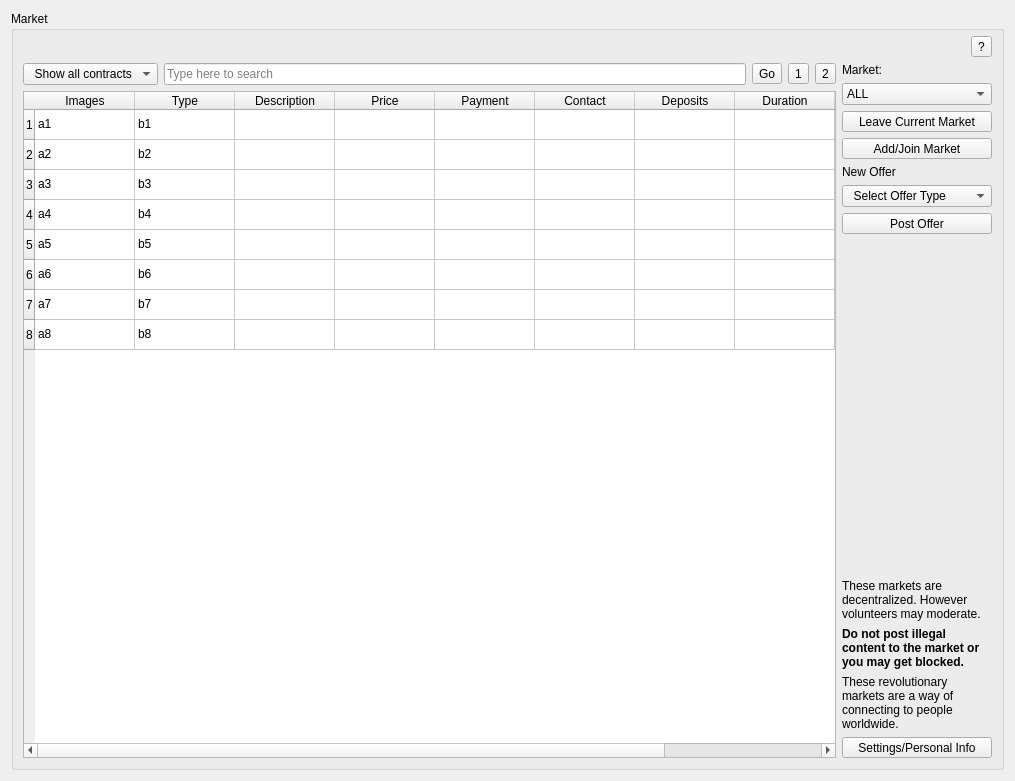
<?xml version="1.0" encoding="UTF-8"?>
<ui version="4.0">
 <class>Market</class>
 <widget class="QWidget" name="Market">
  <property name="geometry">
   <rect>
    <x>0</x>
    <y>0</y>
    <width>1015</width>
    <height>781</height>
   </rect>
  </property>
  <layout class="QGridLayout" name="gridLayout_2">
   <item row="0" column="0">
    <widget class="QGroupBox" name="gb_market">
     <property name="title">
      <string>Market</string>
     </property>
     <layout class="QGridLayout" name="gridLayout" columnstretch="20,1">
      <property name="topMargin">
       <number>5</number>
      </property>
      <item row="0" column="0" colspan="2">
       <layout class="QHBoxLayout" name="horizontalLayout">
        <item>
         <spacer name="horizontalSpacer">
          <property name="orientation">
           <enum>Qt::Horizontal</enum>
          </property>
          <property name="sizeHint" stdset="0">
           <size>
            <width>40</width>
            <height>20</height>
           </size>
          </property>
         </spacer>
        </item>
        <item>
         <widget class="QToolButton" name="ExplainMarket">
          <property name="toolTip">
           <string>Help</string>
          </property>
          <property name="text">
           <string>?</string>
          </property>
          <property name="iconSize">
           <size>
            <width>20</width>
            <height>20</height>
           </size>
          </property>
         </widget>
        </item>
       </layout>
      </item>
      <item row="1" column="0">
       <layout class="QHBoxLayout" name="horizontalLayout_2">
        <item>
         <widget class="QComboBox" name="ShowWhat">
          <item>
           <property name="text">
            <string>  Show all contracts</string>
           </property>
          </item>
          <item>
           <property name="text">
            <string>  Selling Coins</string>
           </property>
          </item>
          <item>
           <property name="text">
            <string>  Buying Coins</string>
           </property>
          </item>
          <item>
           <property name="text">
            <string>  Selling Items</string>
           </property>
          </item>
          <item>
           <property name="text">
            <string>  Buying Items</string>
           </property>
          </item>
          <item>
           <property name="text">
            <string>  Auctions</string>
           </property>
          </item>
          <item>
           <property name="text">
            <string>  Reverse Auctions</string>
           </property>
          </item>
          <item>
           <property name="text">
            <string>  Job Offers</string>
           </property>
          </item>
          <item>
           <property name="text">
            <string>  Employee Search</string>
           </property>
          </item>
          <item>
           <property name="text">
            <string>  Barter</string>
           </property>
          </item>
          <item>
           <property name="text">
            <string>  Misc</string>
           </property>
          </item>
         </widget>
        </item>
        <item>
         <widget class="QLineEdit" name="SearchEdit">
          <property name="placeholderText">
           <string>Type here to search</string>
          </property>
         </widget>
        </item>
        <item>
         <widget class="QToolButton" name="Search">
          <property name="toolTip">
           <string>Search</string>
          </property>
          <property name="text">
           <string>Go</string>
          </property>
          <property name="iconSize">
           <size>
            <width>20</width>
            <height>20</height>
           </size>
          </property>
         </widget>
        </item>
        <item>
         <widget class="QToolButton" name="tb_list">
          <property name="text">
           <string>1</string>
          </property>
         </widget>
        </item>
        <item>
         <widget class="QToolButton" name="tb_cards">
          <property name="text">
           <string>2</string>
          </property>
         </widget>
        </item>
       </layout>
      </item>
      <item row="1" column="1" rowspan="2">
       <layout class="QVBoxLayout" name="verticalLayout">
        <item>
         <widget class="QLabel" name="label_4">
          <property name="text">
           <string>Market:</string>
          </property>
         </widget>
        </item>
        <item>
         <widget class="QComboBox" name="MarketBox">
          <item>
           <property name="text">
            <string>ALL</string>
           </property>
          </item>
         </widget>
        </item>
        <item>
         <widget class="QToolButton" name="LeaveChan">
          <property name="sizePolicy">
           <sizepolicy hsizetype="Expanding" vsizetype="Fixed">
            <horstretch>0</horstretch>
            <verstretch>0</verstretch>
           </sizepolicy>
          </property>
          <property name="toolTip">
           <string>Leave Current Market</string>
          </property>
          <property name="text">
           <string>Leave Current Market</string>
          </property>
          <property name="iconSize">
           <size>
            <width>20</width>
            <height>20</height>
           </size>
          </property>
         </widget>
        </item>
        <item>
         <widget class="QToolButton" name="JoinChan">
          <property name="sizePolicy">
           <sizepolicy hsizetype="Expanding" vsizetype="Fixed">
            <horstretch>0</horstretch>
            <verstretch>0</verstretch>
           </sizepolicy>
          </property>
          <property name="toolTip">
           <string>Add / Join Market</string>
          </property>
          <property name="text">
           <string>Add/Join Market</string>
          </property>
          <property name="iconSize">
           <size>
            <width>20</width>
            <height>20</height>
           </size>
          </property>
         </widget>
        </item>
        <item>
         <widget class="QLabel" name="label">
          <property name="text">
           <string>New Offer</string>
          </property>
         </widget>
        </item>
        <item>
         <widget class="QComboBox" name="OfferBox">
          <item>
           <property name="text">
            <string>  Select Offer Type</string>
           </property>
          </item>
          <item>
           <property name="text">
            <string>  Buy Coins With Cash</string>
           </property>
          </item>
          <item>
           <property name="text">
            <string>  Sell Something</string>
           </property>
          </item>
          <item>
           <property name="text">
            <string>  Buy Something</string>
           </property>
          </item>
          <item>
           <property name="text">
            <string>  Employ Someone</string>
           </property>
          </item>
          <item>
           <property name="text">
            <string>  Find A Job</string>
           </property>
          </item>
          <item>
           <property name="text">
            <string>  Barter Items</string>
           </property>
          </item>
          <item>
           <property name="text">
            <string>  Custom Offer</string>
           </property>
          </item>
         </widget>
        </item>
        <item>
         <widget class="QToolButton" name="PostToMarket">
          <property name="sizePolicy">
           <sizepolicy hsizetype="Expanding" vsizetype="Fixed">
            <horstretch>0</horstretch>
            <verstretch>0</verstretch>
           </sizepolicy>
          </property>
          <property name="toolTip">
           <string>Post Offer</string>
          </property>
          <property name="text">
           <string>Post Offer</string>
          </property>
          <property name="iconSize">
           <size>
            <width>20</width>
            <height>20</height>
           </size>
          </property>
         </widget>
        </item>
        <item>
         <spacer name="verticalSpacer">
          <property name="orientation">
           <enum>Qt::Vertical</enum>
          </property>
          <property name="sizeHint" stdset="0">
           <size>
            <width>20</width>
            <height>40</height>
           </size>
          </property>
         </spacer>
        </item>
        <item>
         <widget class="QLabel" name="label_2">
          <property name="text">
           <string>These markets are decentralized. However volunteers may moderate.</string>
          </property>
          <property name="wordWrap">
           <bool>true</bool>
          </property>
         </widget>
        </item>
        <item>
         <widget class="QLabel" name="l_noPostIllegal">
          <property name="font">
           <font>
            <weight>75</weight>
            <bold>true</bold>
           </font>
          </property>
          <property name="text">
           <string>Do not post illegal content to the market or you may get blocked.</string>
          </property>
          <property name="wordWrap">
           <bool>true</bool>
          </property>
         </widget>
        </item>
        <item>
         <widget class="QLabel" name="MarketRules">
          <property name="text">
           <string>These revolutionary markets are a way of connecting to people worldwide.</string>
          </property>
          <property name="wordWrap">
           <bool>true</bool>
          </property>
         </widget>
        </item>
        <item>
         <widget class="QToolButton" name="SettingsMarket">
          <property name="sizePolicy">
           <sizepolicy hsizetype="Expanding" vsizetype="Fixed">
            <horstretch>0</horstretch>
            <verstretch>0</verstretch>
           </sizepolicy>
          </property>
          <property name="toolTip">
           <string>Settings / Personal Info</string>
          </property>
          <property name="text">
           <string>Settings/Personal Info</string>
          </property>
          <property name="iconSize">
           <size>
            <width>20</width>
            <height>20</height>
           </size>
          </property>
         </widget>
        </item>
       </layout>
      </item>
      <item row="2" column="0">
       <widget class="QStackedWidget" name="st_tables">
        <property name="currentIndex">
         <number>0</number>
        </property>
        <widget class="QWidget" name="page_table">
         <layout class="QGridLayout" name="gridLayout_3">
          <property name="leftMargin">
           <number>0</number>
          </property>
          <property name="topMargin">
           <number>0</number>
          </property>
          <property name="rightMargin">
           <number>0</number>
          </property>
          <property name="bottomMargin">
           <number>0</number>
          </property>
          <item row="0" column="0">
           <widget class="QTableWidget" name="OfferTable">
            <property name="layoutDirection">
             <enum>Qt::LeftToRight</enum>
            </property>
            <property name="autoFillBackground">
             <bool>false</bool>
            </property>
            <attribute name="horizontalHeaderStretchLastSection">
             <bool>true</bool>
            </attribute>
            <row>
             <property name="text">
              <string>1</string>
             </property>
            </row>
            <row>
             <property name="text">
              <string>2</string>
             </property>
            </row>
            <row>
             <property name="text">
              <string>3</string>
             </property>
            </row>
            <row>
             <property name="text">
              <string>4</string>
             </property>
            </row>
            <row>
             <property name="text">
              <string>5</string>
             </property>
            </row>
            <row>
             <property name="text">
              <string>6</string>
             </property>
            </row>
            <row>
             <property name="text">
              <string>7</string>
             </property>
            </row>
            <row>
             <property name="text">
              <string>8</string>
             </property>
            </row>
            <column>
             <property name="text">
              <string>Images</string>
             </property>
            </column>
            <column>
             <property name="text">
              <string>Type</string>
             </property>
            </column>
            <column>
             <property name="text">
              <string>Description</string>
             </property>
            </column>
            <column>
             <property name="text">
              <string>Price</string>
             </property>
            </column>
            <column>
             <property name="text">
              <string>Payment</string>
             </property>
            </column>
            <column>
             <property name="text">
              <string>Contact</string>
             </property>
            </column>
            <column>
             <property name="text">
              <string>Deposits</string>
             </property>
            </column>
            <column>
             <property name="text">
              <string>Duration</string>
             </property>
            </column>
            <column>
             <property name="text">
              <string>Escrow</string>
             </property>
            </column>
            <column>
             <property name="text">
              <string>Date</string>
             </property>
            </column>
            <item row="0" column="0">
             <property name="text">
              <string>a1</string>
             </property>
            </item>
            <item row="0" column="1">
             <property name="text">
              <string>b1</string>
             </property>
            </item>
            <item row="1" column="0">
             <property name="text">
              <string>a2</string>
             </property>
            </item>
            <item row="1" column="1">
             <property name="text">
              <string>b2</string>
             </property>
            </item>
            <item row="2" column="0">
             <property name="text">
              <string>a3</string>
             </property>
            </item>
            <item row="2" column="1">
             <property name="text">
              <string>b3</string>
             </property>
            </item>
            <item row="3" column="0">
             <property name="text">
              <string>a4</string>
             </property>
            </item>
            <item row="3" column="1">
             <property name="text">
              <string>b4</string>
             </property>
            </item>
            <item row="4" column="0">
             <property name="text">
              <string>a5</string>
             </property>
            </item>
            <item row="4" column="1">
             <property name="text">
              <string>b5</string>
             </property>
            </item>
            <item row="5" column="0">
             <property name="text">
              <string>a6</string>
             </property>
            </item>
            <item row="5" column="1">
             <property name="text">
              <string>b6</string>
             </property>
            </item>
            <item row="6" column="0">
             <property name="text">
              <string>a7</string>
             </property>
            </item>
            <item row="6" column="1">
             <property name="text">
              <string>b7</string>
             </property>
            </item>
            <item row="7" column="0">
             <property name="text">
              <string>a8</string>
             </property>
            </item>
            <item row="7" column="1">
             <property name="text">
              <string>b8</string>
             </property>
            </item>
           </widget>
          </item>
         </layout>
        </widget>
        <widget class="QWidget" name="page_cards"/>
       </widget>
      </item>
     </layout>
    </widget>
   </item>
  </layout>
 </widget>
 <resources/>
 <connections/>
</ui>
